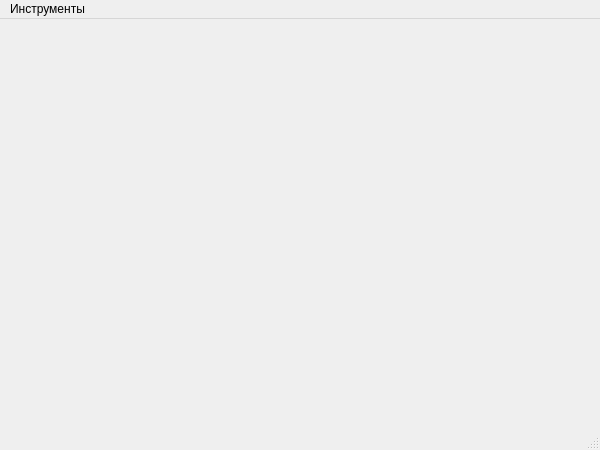
<?xml version="1.0" encoding="UTF-8"?>
<ui version="4.0">
 <class>MainWindow</class>
 <widget class="QMainWindow" name="MainWindow">
  <property name="enabled">
   <bool>true</bool>
  </property>
  <property name="geometry">
   <rect>
    <x>0</x>
    <y>0</y>
    <width>600</width>
    <height>450</height>
   </rect>
  </property>
  <property name="minimumSize">
   <size>
    <width>600</width>
    <height>450</height>
   </size>
  </property>
  <property name="maximumSize">
   <size>
    <width>600</width>
    <height>450</height>
   </size>
  </property>
  <property name="windowTitle">
   <string>MainWindow</string>
  </property>
  <property name="animated">
   <bool>true</bool>
  </property>
  <widget class="QWidget" name="centralwidget">
   <widget class="QLabel" name="photo_map">
    <property name="geometry">
     <rect>
      <x>0</x>
      <y>0</y>
      <width>599</width>
      <height>449</height>
     </rect>
    </property>
    <property name="text">
     <string/>
    </property>
   </widget>
   <widget class="QLabel" name="search_line">
    <property name="geometry">
     <rect>
      <x>80</x>
      <y>10</y>
      <width>61</width>
      <height>21</height>
     </rect>
    </property>
    <property name="text">
     <string/>
    </property>
   </widget>
  </widget>
  <widget class="QStatusBar" name="statusbar"/>
  <widget class="QMenuBar" name="menubar">
   <property name="geometry">
    <rect>
     <x>0</x>
     <y>0</y>
     <width>600</width>
     <height>21</height>
    </rect>
   </property>
   <widget class="QMenu" name="menu">
    <property name="title">
     <string>Инструменты</string>
    </property>
    <widget class="QMenu" name="menu_2">
     <property name="title">
      <string>Вид карты</string>
     </property>
     <addaction name="to_map_act"/>
     <addaction name="to_sat_act"/>
     <addaction name="to_satskl_act"/>
    </widget>
    <addaction name="menu_2"/>
    <addaction name="separator"/>
    <addaction name="to_search_act"/>
    <addaction name="to_clear_s_act"/>
    <addaction name="separator"/>
    <addaction name="to_postcode_act"/>
   </widget>
   <addaction name="menu"/>
  </widget>
  <action name="action_2">
   <property name="text">
    <string>Схема</string>
   </property>
  </action>
  <action name="action_3">
   <property name="text">
    <string>Спутник</string>
   </property>
  </action>
  <action name="action_4">
   <property name="text">
    <string>Гибрид</string>
   </property>
  </action>
  <action name="to_search_act">
   <property name="text">
    <string>Поиск</string>
   </property>
  </action>
  <action name="to_clear_s_act">
   <property name="text">
    <string>Сброс поискового результата</string>
   </property>
  </action>
  <action name="to_map_act">
   <property name="text">
    <string>Схема</string>
   </property>
  </action>
  <action name="to_sat_act">
   <property name="text">
    <string>Спутник</string>
   </property>
  </action>
  <action name="to_satskl_act">
   <property name="text">
    <string>Гибрид</string>
   </property>
  </action>
  <action name="to_postcode_act">
   <property name="text">
    <string>Приписывание почтового индекса</string>
   </property>
  </action>
 </widget>
 <resources/>
 <connections/>
</ui>
